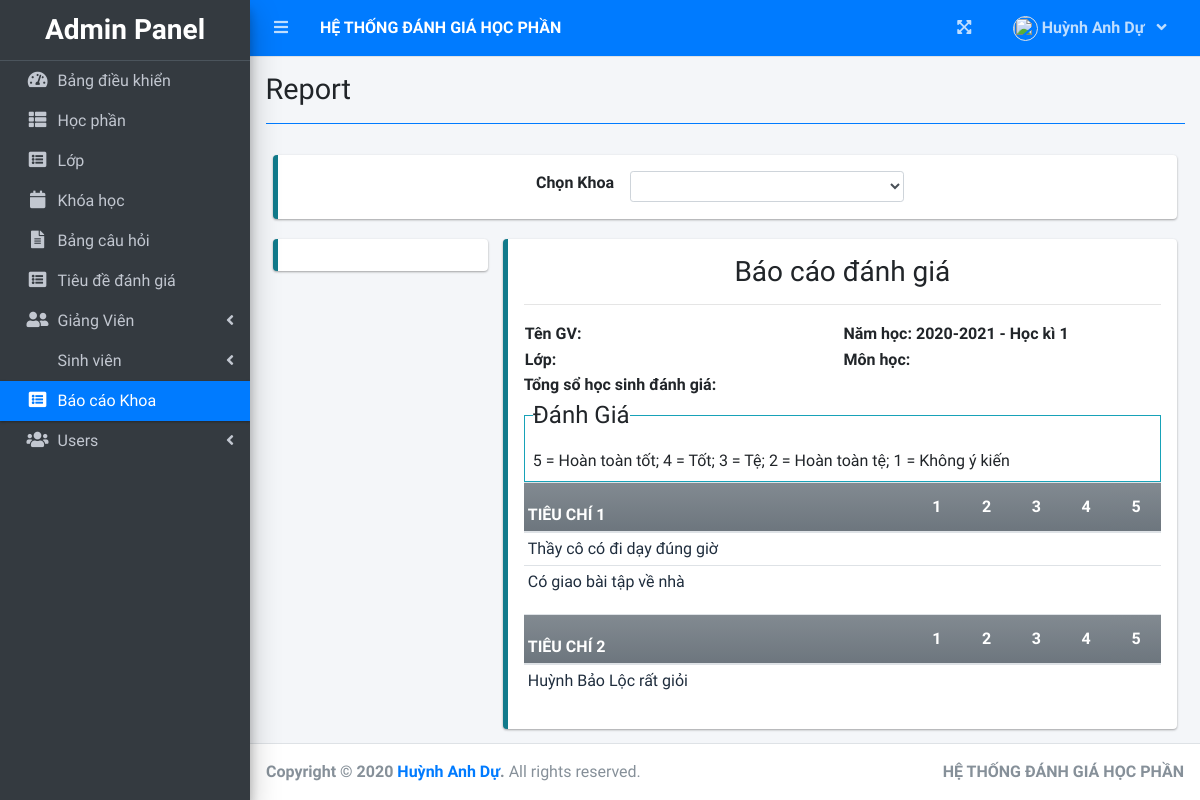
The page /index.php?page=report (signed in) on the database its author committed.
### tables this page shows
CREATE TABLE `criteria_list` (
  `id` int(30) NOT NULL,
  `criteria` text NOT NULL,
  `order_by` int(30) NOT NULL
);

CREATE TABLE `question_list` (
  `id` int(30) NOT NULL,
  `academic_id` int(30) NOT NULL,
  `question` text NOT NULL,
  `order_by` int(30) NOT NULL,
  `criteria_id` int(30) NOT NULL
);

### admin/report.php (the view, shortened to what this page needs)
<?php $faculty_id = isset($_GET['fid']) ? $_GET['fid'] : '' ; ?>
<?php
function ordinal_suffix($num){
    $num = $num % 100;
    if($num < 11 || $num > 13){
         switch($num % 10){
            case 1: return $num;
        }
    }
    return $num;
}
?>
<div class="col-lg-12">
	<div class="callout callout-info">
		<div class="d-flex w-100 justify-content-center align-items-center">
			<label for="faculty">Chọn Khoa</label>
			<div class=" mx-2 col-md-4">
			<select name="" id="faculty_id" class="form-control form-control-sm select2">
				<option value=""></option>
				<?php
				$faculty = $conn->query("SELECT *,concat(firstname,' ',lastname) as name FROM faculty_list order by concat(firstname,' ',lastname) asc");
				while($row=$faculty->fetch_assoc()):
				?>
				<option value="<?php echo $row['id'] ?>" <?php echo isset($faculty_id) && $faculty_id == $row['id'] ? "selected" : "" ?>><?php echo ucwords($row['name']) ?></option>
				<?php endwhile; ?>
			</select>
			</div>
		</div>
	</div>
	<div class="row">
	</div>
	<div class="row">
		<div class="col-md-3">
			<div class="callout callout-info">
			</div>
		</div>
		<div class="col-md-9">
			<div class="callout callout-info" id="printable">
			<div>
			<h3 class="text-center">Báo cáo đánh giá</h3>
			<hr>
			<table width="100%">
					<tr>
						<td width="50%"><p><b>Tên GV: <span id="fname"></span></b></p></td>
						<td width="50%"><p><b>Năm học: <span id="ay"><?php echo $_SESSION['academic']['year'].' - Học kì '.(ordinal_suffix($_SESSION['academic']['semester'])) ?></span></b></p></td>
					</tr>
					<tr>
						<td width="50%"><p><b>Lớp: <span id="classField"></span></b></p></td>
						<td width="50%"><p><b>Môn học: <span id="subjectField"></span></b></p></td>
					</tr>
			</table>
				<p class=""><b>Tổng sổ học sinh đánh giá: <span id="tse"></span></b></p>
			</div>
				<fieldset class="border border-info p-2 w-100">
				   <legend  class="w-auto">Đánh Giá</legend>
				   <p>5 = Hoàn toàn tốt;   4 = Tốt;   3 = Tệ;   2 = Hoàn toàn tệ;   1 = Không ý kiến</p>
				</fieldset>
				<?php
						$criteria = $conn->query("SELECT * FROM criteria_list where id in (SELECT criteria_id FROM question_list where academic_id = {$_SESSION['academic']['id']} ) order by abs(order_by) asc ");
						while($crow = $criteria->fetch_assoc()):
					?>
					<table class="table table-condensed wborder">
						<thead>
							<tr class="bg-gradient-secondary">
								<th class=" p-1"><b><?php echo $crow['criteria'] ?></b></th>
								<th width="5%" class="text-center">1</th>
								<th width="5%" class="text-center">2</th>
								<th width="5%" class="text-center">3</th>
								<th width="5%" class="text-center">4</th>
								<th width="5%" class="text-center">5</th>
							</tr>
						</thead>
						<tbody class="tr-sortable">
							<?php
							$questions = $conn->query("SELECT * FROM question_list where criteria_id = {$crow['id']} and academic_id = {$_SESSION['academic']['id']} order by abs(order_by) asc ");
							while($row=$questions->fetch_assoc()):
							?>
							<tr class="bg-white">
								<td class="p-1" width="40%">
									<?php echo $row['question'] ?>
								</td>
								<?php for($c=1;$c<=5;$c++): ?>
								<td class="text-center">
			                      </div>
								</td>
								<?php endfor; ?>
							</tr>
							<?php endwhile; ?>
						</tbody>
					</table>
					<?php endwhile; ?>

### rows shown on the page
criteria_list: criteria "TIÊU CHÍ 1"
question_list: question "Thầy cô có đi dạy đúng giờ"
question_list: question "Có giao bài tập về nhà"
criteria_list: criteria "TIÊU CHÍ 2"
question_list: question "Huỳnh Bảo Lộc rất giỏi"

### other values the page prints
$_SESSION['system']['name'] "HỆ THỐNG ĐÁNH GIÁ HỌC PHẦN"
$_SESSION['login_firstname'] "Huỳnh Anh"
$_SESSION['login_lastname'] "Dự"
$title "Report"
$_SESSION['academic']['year'] "2020-2021"
ordinal_suffix($_SESSION['academic']['semester']) "1"
